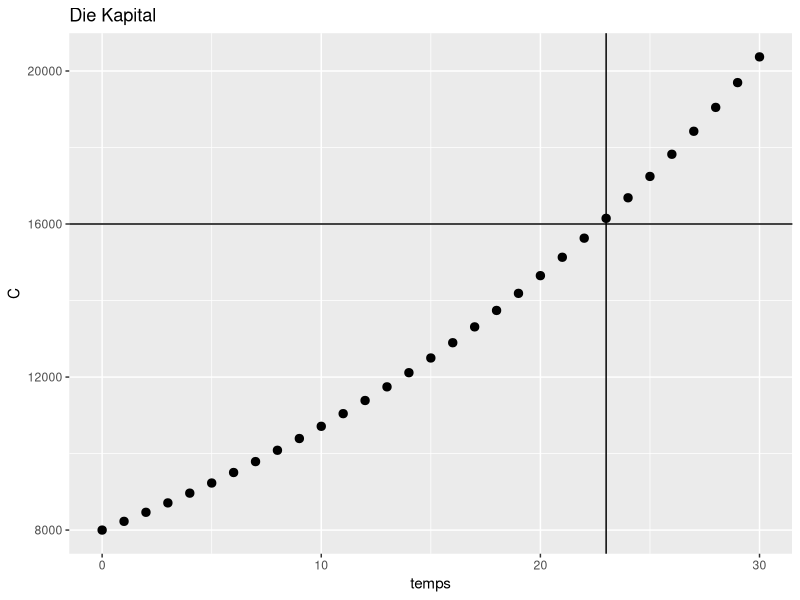

The R script that drew this image:
## ---- chunk 1
library(ggplot2)

temps <- seq(1,31)
r <- 0.038
C_0 <- 8000
D_0 <- 6000
C <- rep(0,30)
C[1] <- C_0
D <- rep(0,30)
D[1] <- 6000
for (i in 1:30){
    C[i+1]<-(1+r)^i*D_0+2000
}
for (i in 1:30){
  D[i+1]<-C[i+1]-2000
}
temps <- temps-1
data_C <- data.frame(C,temps)

ggplot(data_C, aes(x = temps, y = C))+ 
      geom_point(size=2.5,label="C") + 
      ggtitle("Die Kapital") +
      facet_grid(labeller = label_value) +
      geom_hline(yintercept = 16000)+
      geom_vline(xintercept = 23)

